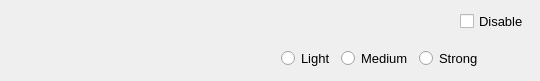
<?xml version="1.0" encoding="UTF-8"?>
<ui version="4.0">
 <class>ScreenBreakPage</class>
 <widget class="QWidget" name="ScreenBreakPage">
  <property name="geometry">
   <rect>
    <x>0</x>
    <y>0</y>
    <width>540</width>
    <height>81</height>
   </rect>
  </property>
  <property name="windowTitle">
   <string>Form</string>
  </property>
  <layout class="QGridLayout" name="gridLayout">
   <item row="0" column="0">
    <layout class="QVBoxLayout" name="verticalLayout">
     <item>
      <layout class="QHBoxLayout" name="horizontalLayout">
       <item>
        <spacer name="horizontalSpacer">
         <property name="orientation">
          <enum>Qt::Horizontal</enum>
         </property>
         <property name="sizeHint" stdset="0">
          <size>
           <width>40</width>
           <height>20</height>
          </size>
         </property>
        </spacer>
       </item>
       <item>
        <widget class="QCheckBox" name="wScreenBreakEnabled">
         <property name="font">
          <font>
           <family>Segoe UI</family>
           <pointsize>10</pointsize>
          </font>
         </property>
         <property name="text">
          <string>Disable</string>
         </property>
        </widget>
       </item>
      </layout>
     </item>
     <item>
      <spacer name="verticalSpacer">
       <property name="orientation">
        <enum>Qt::Vertical</enum>
       </property>
       <property name="sizeHint" stdset="0">
        <size>
         <width>20</width>
         <height>40</height>
        </size>
       </property>
      </spacer>
     </item>
    </layout>
   </item>
   <item row="1" column="0">
    <layout class="QHBoxLayout" name="horizontalLayout_2">
     <item>
      <widget class="QPushButton" name="wScreenBreakHelp">
       <property name="text">
        <string/>
       </property>
       <property name="icon">
        <iconset resource="resources.qrc">
         <normaloff>:/icons/ico-question.png</normaloff>:/icons/ico-question.png</iconset>
       </property>
       <property name="flat">
        <bool>true</bool>
       </property>
      </widget>
     </item>
     <item>
      <widget class="CustomSlider" name="wScreenBreakSlider" native="true"/>
     </item>
     <item>
      <spacer name="horizontalSpacer_2">
       <property name="orientation">
        <enum>Qt::Horizontal</enum>
       </property>
       <property name="sizeHint" stdset="0">
        <size>
         <width>40</width>
         <height>20</height>
        </size>
       </property>
      </spacer>
     </item>
     <item>
      <widget class="QRadioButton" name="wLightRadioButton">
       <property name="font">
        <font>
         <family>Segoe UI</family>
         <pointsize>10</pointsize>
        </font>
       </property>
       <property name="text">
        <string>Light</string>
       </property>
      </widget>
     </item>
     <item>
      <widget class="QRadioButton" name="wMediumRadioButton">
       <property name="font">
        <font>
         <family>Segoe UI</family>
         <pointsize>10</pointsize>
        </font>
       </property>
       <property name="text">
        <string>Medium</string>
       </property>
      </widget>
     </item>
     <item>
      <widget class="QRadioButton" name="wStrongRadioButton">
       <property name="font">
        <font>
         <family>Segoe UI</family>
         <pointsize>10</pointsize>
        </font>
       </property>
       <property name="text">
        <string>Strong</string>
       </property>
      </widget>
     </item>
     <item>
      <widget class="QPushButton" name="wScreenBreakStrengthHelp">
       <property name="text">
        <string/>
       </property>
       <property name="icon">
        <iconset resource="resources.qrc">
         <normaloff>:/icons/ico-question.png</normaloff>:/icons/ico-question.png</iconset>
       </property>
       <property name="flat">
        <bool>true</bool>
       </property>
      </widget>
     </item>
    </layout>
   </item>
  </layout>
 </widget>
 <customwidgets>
  <customwidget>
   <class>CustomSlider</class>
   <extends>QWidget</extends>
   <header>customslider.h</header>
  </customwidget>
 </customwidgets>
 <resources>
  <include location="resources.qrc"/>
 </resources>
 <connections/>
</ui>
